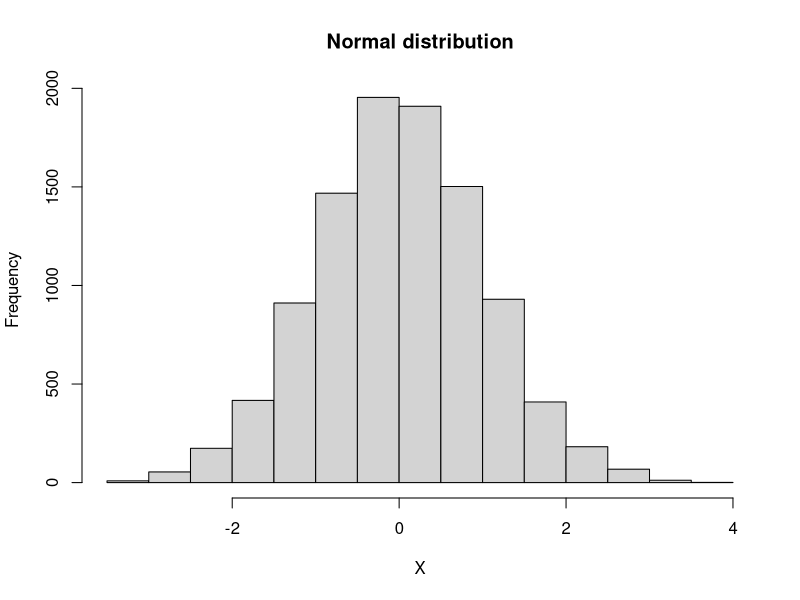
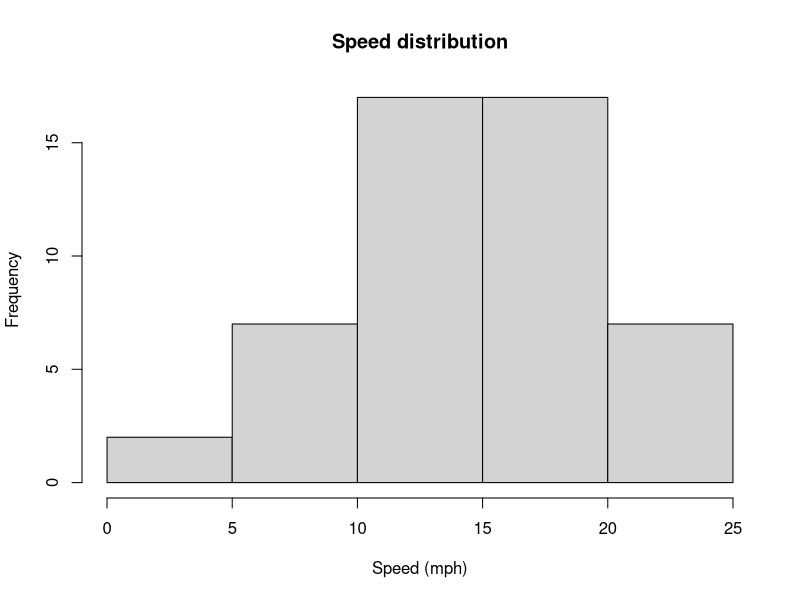
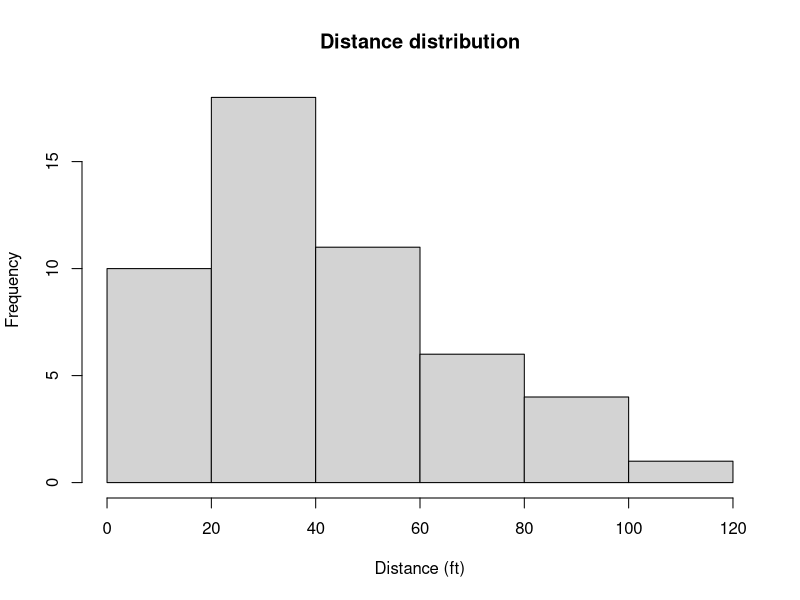
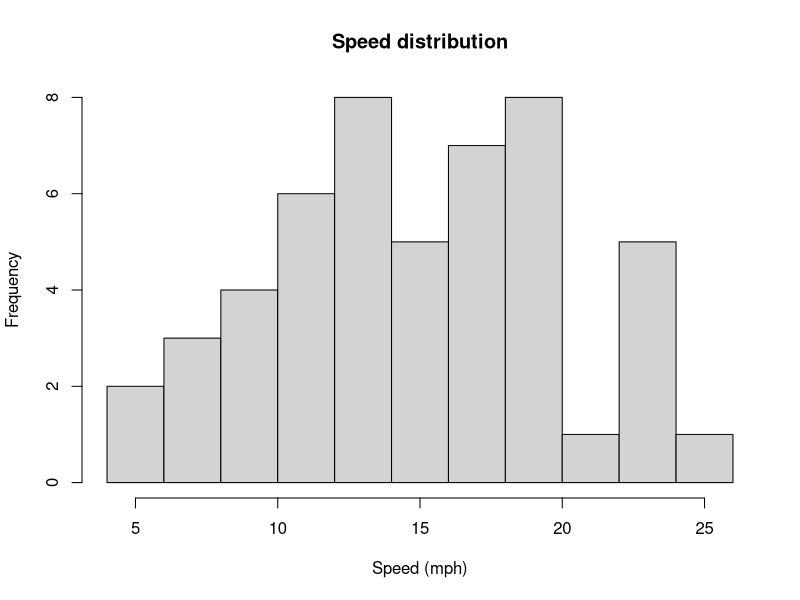
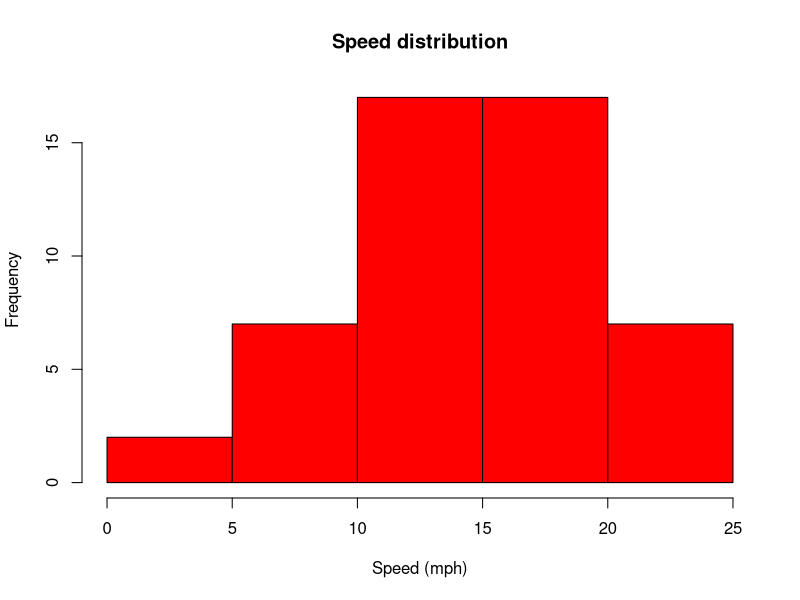
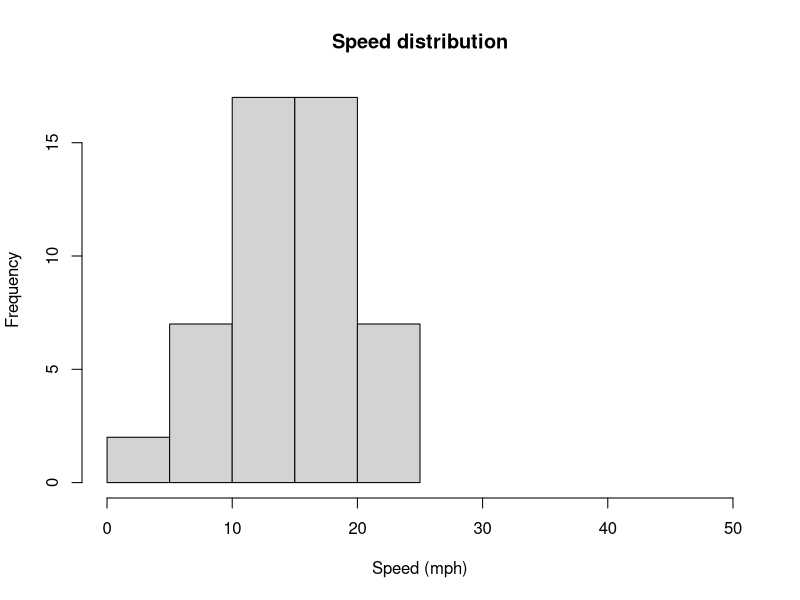
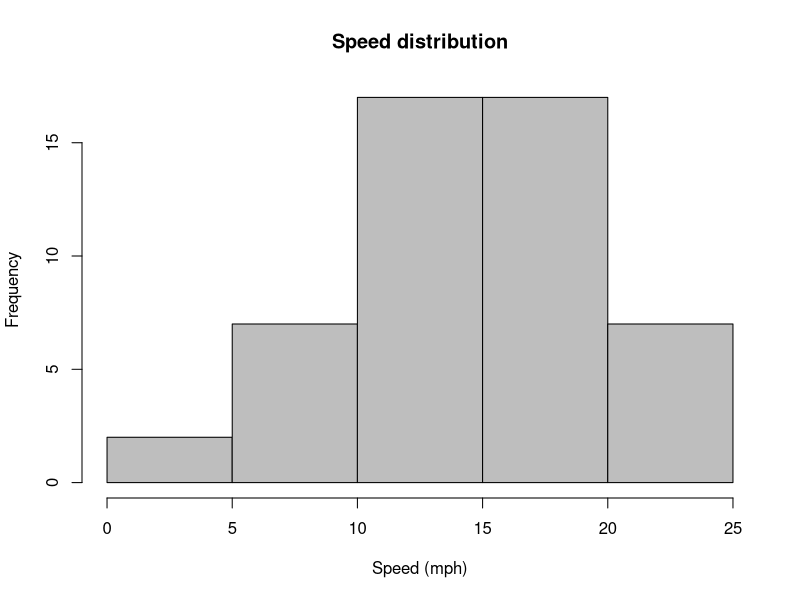
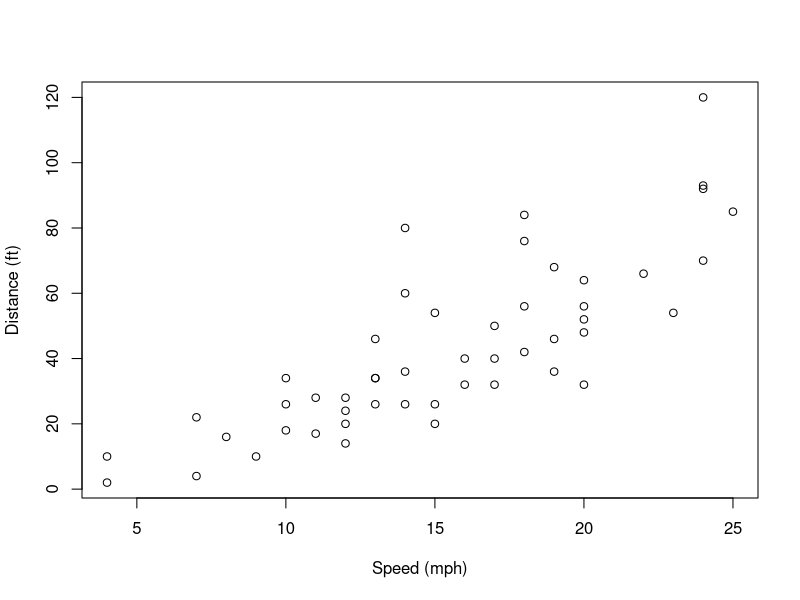

The R source for these figures, in order:
## ---- chunk 1
a <- 1
print(a)
## ---- chunk 2
a <- 3
print(a)
## ---- chunk 3
a <- 4
print(a)
## ---- chunk 4
hist(rnorm(10000), xlab="X", main="Normal distribution")
## ---- chunk 5
knitr::opts_chunk$set(error=FALSE)
## ---- chunk 6
head(cars)
## ---- chunk 7
# Put some code here!
tail(cars) ## ANSWER ##
## ---- chunk 8
summary(cars)
## ---- chunk 9
# Put some code here!
mean(cars$speed) # mean ## ANSWER ##
median(cars$speed) # median ## ANSWER ##
sd(cars$speed) # standard deviation ## ANSWER ##
min(cars$speed) # minimum ## ANSWER ##
max(cars$speed) # maximum ## ANSWER ##
quantile(cars$speed, p=0.25) # first quartile ## ANSWER ##
quantile(cars$speed, p=0.75) # third quartile ## ANSWER ##
## ---- chunk 10
hist(cars$speed, xlab="Speed (mph)", main="Speed distribution")
hist(cars$dist, xlab="Distance (ft)", main="Distance distribution")
## ---- chunk 11
# Put some code here!
# Smaller bars at a higher resolution: ## ANSWER ##
hist(cars$speed, xlab="Speed (mph)", main="Speed distribution", breaks=10) ## ANSWER ##
# Coloured bars: ## ANSWER ##
hist(cars$speed, xlab="Speed (mph)", main="Speed distribution", col="red") ## ANSWER ##
# Limits to the x-axis boundaries: ## ANSWER ##
hist(cars$speed, xlab="Speed (mph)", main="Speed distribution", xlim=c(0, 50)) ## ANSWER ##
# Coloured borders: ## ANSWER ##
hist(cars$speed, xlab="Speed (mph)", main="Speed distribution", col="grey") ## ANSWER ##
## ---- chunk 12
plot(cars$speed, cars$dist, xlab="Speed (mph)", ylab="Distance (ft)")
## ---- chunk 13
# Put some code here!
# Change the type of point: ## ANSWER ##
plot(cars$speed, cars$dist, xlab="Speed (mph)", ylab="Distance (ft)", pch=4) ## ANSWER ##
# Change the size of point: ## ANSWER ##
plot(cars$speed, cars$dist, xlab="Speed (mph)", ylab="Distance (ft)", cex=2) ## ANSWER ##
# Change the size of the axis text: ## ANSWER ##
plot(cars$speed, cars$dist, xlab="Speed (mph)", ylab="Distance (ft)", cex.axis=2) ## ANSWER ##
## ---- chunk 14
plot(cars$speed, cars$dist, xlab="Speed (mph)", ylab="Distance (ft)")
# Put some code here!
above.limit <- cars$speed > 10 ## ANSWER ##
points(cars$speed[above.limit], cars$dist[above.limit], col="red", pch=16) ## ANSWER ##
legend("topleft", col=c("black", "red"), pch=c(1, 16), c("Safe", "Illegal")) ## ANSWER ##
## ---- chunk 15
head(chickwts)
## ---- chunk 16
summary(chickwts)
## ---- chunk 17
table(chickwts$feed)
## ---- chunk 18
by.feed.type <- split(chickwts$weight, chickwts$feed)
by.feed.type
## ---- chunk 19
fruit <-  c("apple", "apple", "grapes", "banana", "apple", "banana")
colour <- c("green",   "red",    "red", "yellow", "green",  "green")
# Put some code here!
split(colour, fruit) # Splits colours by the fruit ## ANSWER ##
split(fruit, colour) # Split fruits by the colour ## ANSWER ##
## ---- chunk 20
lapply(by.feed.type, FUN=summary)
## ---- chunk 21
output <- list()
for (feed.type in names(by.feed.type)) {
    output[[feed.type]] <- summary(by.feed.type[[feed.type]])
}
output
## ---- chunk 22
boxplot(by.feed.type, ylab="Chick weight (g)")
## ---- chunk 23
# Put some code here!
# Colouring the boxplots: ## ANSWER ##
feed.cols <- c("blue", "red", "green", "yellow", "purple", "pink") ## ANSWER ##
boxplot(by.feed.type, ylab="Chickweight (g)", col=feed.cols) ## ANSWER ##
# Making the boxplots horizontal: ## ANSWER ##
boxplot(by.feed.type, xlab="Chickweight (g)", horizontal=TRUE, las=1) ## ANSWER ##
# Extending whiskers to the data extremes: ## ANSWER ##
boxplot(by.feed.type, ylab="Chickweight (g)", range=0) ## ANSWER ##
## ---- chunk 24
mean.wts <- lapply(by.feed.type, FUN=mean)
mean.wts
## ---- chunk 25
mean.wts <- unlist(mean.wts)
mean.wts
## ---- chunk 26
barplot(mean.wts, ylab="Mean weight (g)")
## ---- chunk 27
# Put some code here!
barplot(mean.wts, ylab="Mean weight (g)", col=feed.cols) # Changing the bar colour.
barplot(mean.wts, ylab="Mean weight (g)", horiz=TRUE, las=1) # Using horizontal bars.
## ---- chunk 28
sd.wts <- lapply(by.feed.type, FUN=sd)
sd.wts <- unlist(sd.wts)
se.wts <- sd.wts/sqrt(lengths(by.feed.type))
## ---- chunk 29
# Put some code here!
length(by.feed.type) # Gets the length of by.feed.type (number of elements) ## ANSWER ##
lengths(by.feed.type) # Gets the length of each element of by.feed.type ## ANSWER ##
## ---- chunk 30
x.pos <- barplot(mean.wts, ylab="Mean weight (g)", ylim=c(0, max(mean.wts)*1.1))
mean.plus.se <- mean.wts + se.wts
segments(x.pos, mean.wts, x.pos, mean.plus.se)
segments(x.pos+0.1, mean.plus.se, x.pos-0.1, mean.plus.se)
## ---- chunk 31
# Put some code here!
## ---- chunk 32
head(Orange)
## ---- chunk 33
summary(Orange)
## ---- chunk 34
# Put some code here!
table(Orange$Tree) ## ANSWER ##
## ---- chunk 35
# Put some code here!
by.tree <- split(Orange[,-1], Orange$Tree) ## ANSWER ##
lapply(by.tree, summary) ## ANSWER ##
## ---- chunk 36
plot(Orange$age, Orange$circumference, xlab="Age (days)", ylab="Circumference (mm)")
## ---- chunk 37
tree.number <- as.integer(levels(Orange$Tree))[Orange$Tree] # To deal with factors... see later.
tree.col <- c('red', 'blue', 'grey', 'orange', 'darkgreen')
# Put some code here!
plot(Orange$age, Orange$circumference, xlab="Age (days)", ylab="Circumference (mm)", ## ANSWER ##
    col=tree.col[tree.number]) # Each point coloured according to the tree. ## ANSWER ##
tree.pch <- c(1, 2, 3, 4, 5)
# Put some code here!
plot(Orange$age, Orange$circumference, xlab="Age (days)", ylab="Circumference (mm)", ## ANSWER ##
    pch=tree.pch[tree.number]) # Each point has shape depending on the tree. ## ANSWER ##
plot(Orange$age, Orange$circumference, xlab="Age (days)", ylab="Circumference (mm)", ## ANSWER ##
    log="xy") # Putting both axes on the log-scale.  ## ANSWER ##
## ---- chunk 38
plot(Orange$age, Orange$circumference, xlab="Age (days)", ylab="Circumference (mm)")
is.tree.1 <- Orange$Tree==1
# Put some code here!
lines(Orange$age[is.tree.1], Orange$circumference[is.tree.1]) ## ANSWER ##
lines(Orange$age[Orange$Tree==2], Orange$circumference[Orange$Tree==2]) ## ANSWER ##
lines(Orange$age[Orange$Tree==3], Orange$circumference[Orange$Tree==3]) ## ANSWER ##
lines(Orange$age[Orange$Tree==4], Orange$circumference[Orange$Tree==4]) ## ANSWER ##
lines(Orange$age[Orange$Tree==5], Orange$circumference[Orange$Tree==5]) ## ANSWER ##
## ---- chunk 39
plot(Orange$age, Orange$circumference, xlab="Age (days)", ylab="Circumference (mm)")
# Put some code here!
for (tree in unique(Orange$Tree)) { ## ANSWER ##
    is.tree <- Orange$Tree==tree ## ANSWER ##
    lines(Orange$age[is.tree], Orange$circumference[is.tree]) ## ANSWER ##
} ## ANSWER ##
## ---- chunk 40
x <- runif(50)
y <- (x-0.5)^2
plot(x, y)
lines(x, y)
# Put some code here!
plot(x, y) ## ANSWER ##
o <- order(x) ## ANSWER ##
lines(x[o], y[o]) ## ANSWER ##
## ---- chunk 41
summary(trees)
## ---- chunk 42
par(mfrow=c(1, 3))
plot(trees$Girth, trees$Height)
plot(trees$Girth, trees$Volume)
plot(trees$Volume, trees$Height)
## ---- chunk 43
# Put some code here!
# Executing another "plot" will start a fresh instance of the graphics device. ## ANSWER ##
plot(trees$Girth, trees$Height) ## ANSWER ##
# Alternative layouts include: ## ANSWER ##
par(mfrow=c(2,2)) ## ANSWER ##
plot(trees$Girth, trees$Height) ## ANSWER ##
plot(trees$Girth, trees$Volume) ## ANSWER ##
plot(trees$Volume, trees$Height) ## ANSWER ##
par(mfrow=c(3,1)) ## ANSWER ##
plot(trees$Girth, trees$Height) ## ANSWER ##
plot(trees$Girth, trees$Volume) ## ANSWER ##
plot(trees$Volume, trees$Height) ## ANSWER ##
## ---- chunk 44
par(mar=c(1.1, 1.1, 1.1, 1.1))
plot(trees$Girth, trees$Height)
## ---- chunk 45
# Put some code here!
par(mar=c(5.1, 1.1, 1.1, 1.1)) # Bottom margin ## ANSWER ##
plot(trees$Girth, trees$Height) ## ANSWER ##
par(mar=c(1.1, 5.1, 1.1, 1.1)) # Left margin ## ANSWER ##
plot(trees$Girth, trees$Height) ## ANSWER ##
par(mar=c(1.1, 1.1, 5.1, 1.1)) # Top margin ## ANSWER ##
plot(trees$Girth, trees$Height) ## ANSWER ##
par(mar=c(1.1, 1.1, 1.1, 5.1)) # Right margin ## ANSWER ##
plot(trees$Girth, trees$Height) ## ANSWER ##
## ---- chunk 46
pdf("my_plot.pdf")
plot(trees$Girth, trees$Height)
dev.off()
## ---- chunk 47
# Put some code here!
pdf("my_plot.pdf", width=10, height=6) # This specifies the size of the plot (in). ## ANSWER ##
plot(trees$Girth, trees$Height)  ## ANSWER ##
plot(trees$Girth, trees$Volume) # This makes a new page of the PDF. ## ANSWER ##
dev.off() ## ANSWER ##
## ---- chunk 48
png("my_plot.png", width=2000, height=2000, res=300, pointsize=15)
plot(trees$Girth, trees$Height)
dev.off()
## ---- chunk 49
# Put some code here!
sessionInfo() ## ANSWER ##
